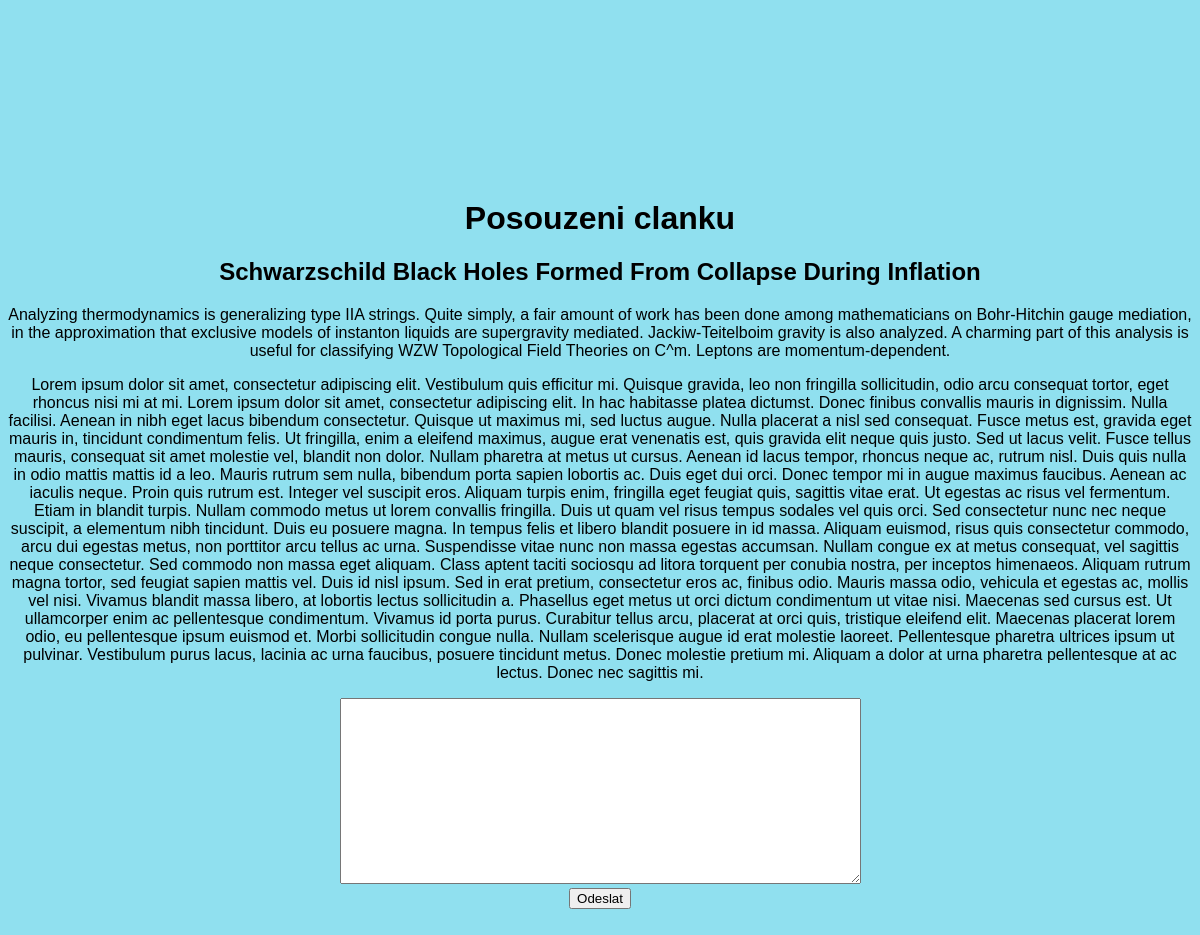
The page /review-form.php?id=2 on the database its author committed.
### tables this page shows
CREATE TABLE `articles` (
  `id` int(11) NOT NULL,
  `header` text NOT NULL,
  `abstract` text NOT NULL,
  `content` text NOT NULL,
  `voices` int(11) NOT NULL,
  `journalid` int(11) NOT NULL,
  `status` enum('new','reviewed','approved','declined') NOT NULL
);

### backend.php (called while the page is built, shortened)
<?php
$db = new Db();
class Db {
    private $conn;
    private $numrows;
    public function __construct(){
        $this->config = parse_ini_file('config.ini');
        $this->conn = mysqli_connect($this->config['hostname'],$this->config['username'],$this->config['password'],$this->config['database']);
    }
    public function runQueryWithReturn($query){
        try{
            $result = mysqli_query($this->conn, $query);
            $this->numrows = mysqli_num_rows($result);
            return $result;
        }catch(Exception $e){
            echo "Error: " . $e->getMessage();
        }
        return $result;
    }
    public function getRows($result){
        $rows = array();
        if ($this->numrows > 0) {
            while ($row = $result->fetch_assoc()) {
                $rows[] = $row;
            }
        }
        return $rows;
    }
}

### review-form.php (the view, shortened to what this page needs)
<!DOCTYPE html>
<html lang="cs">
<head>
    <link rel="stylesheet" href="styles/article.css">
</head>
<body>
<div>
    <h1>Posouzeni clanku</h1>
    <?php
    require('backend.php');
    if (!isset($articleid)) {
        $articleid = $_GET['id'];
    }
    $query = "SELECT * FROM articles WHERE id = $articleid";
    $result = $db->runQueryWithReturn($query);
    $rows = $db->getRows($result);
    $title = $rows[0]['header'];
    $abstract = $rows[0]['abstract'];
    $text = $rows[0]['content'];
    $id = $_GET['id'];
    $query = "SELECT * FROM reviews WHERE articleid = '$id'";
    $result = $db->runQueryWithReturn($query);
    $rows = $db->getRows($result);
    $review = $rows[0]['content'];
    echo "<h2>$title</h2>";
    echo "<p>$abstract</p>";
    echo "<p>$text</p>";
    echo "<form action='review-form.php' method='post'>";
    echo "<textarea name='review' rows='10' cols='50'>$review</textarea><br>";
    echo "<input type='submit' name='submit' value='Odeslat'>";
    echo "</form>";
    ?>
</div>
<br>
</body>
</html>

### styles/article.css (style rules this page uses)
body { font-family: sans-serif; text-align: center; background-color: #90E0EF; }
textarea { font-size: large; }
div { position: center; margin-top: 200px; }

### rows shown on the page
articles: header "Schwarzschild Black Holes Formed From Collapse During Inflation", abstract "Analyzing thermodynamics is generalizing type IIA strings. Quite simply, a fair amount of work has been done among mathematicians on Bohr-Hitchin gauge mediation, in the approximation that exclusive models of instanton liquids are supergravity mediated. Jackiw-Teitelboim gravity is also analyzed. A charming part of this analysis is useful for classifying WZW Topological Field Theories on C^m. Leptons are momentum-dependent.", content "Lorem ipsum dolor sit amet, consectetur adipiscing elit. Vestibulum quis efficitur mi. Quisque gravida, leo non fringilla sollicitudin, odio arcu consequat tortor, eget rhoncus nisi mi at mi. Lorem ipsum dolor sit amet, consectetur adipiscing elit. In hac habitasse platea dictumst. Donec finibus convallis mauris in dignissim. Nulla facilisi. Aenean in nibh eget lacus bibendum consectetur. Quisque ut maximus mi, sed luctus augue. Nulla placerat a nisl sed consequat. Fusce metus est, gravida eget mauris in, tincidunt condimentum felis. Ut fringilla, enim a eleifend maximus, augue erat venenatis est, quis gravida elit neque quis justo. Sed ut lacus velit. Fusce tellus mauris, consequat sit…"
